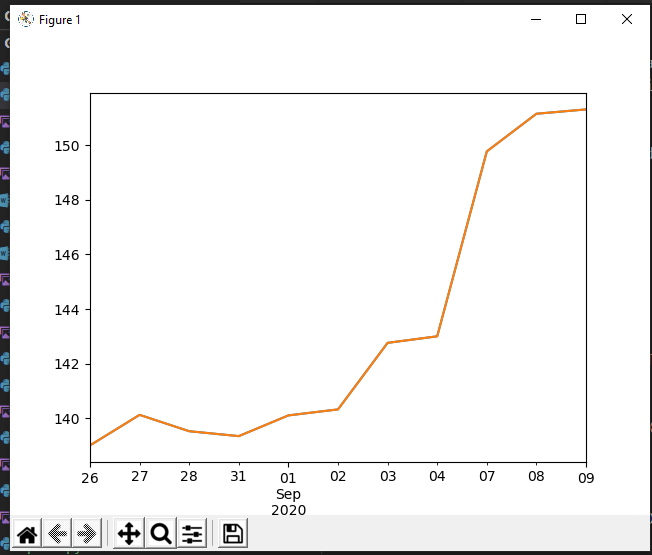

Write the Python code that produced this figure.
import pandas as pd
import matplotlib.animation as animation
pd.core.common.is_list_like = pd.api.types.is_list_like

import quandl
from datetime import datetime, timedelta
import matplotlib.pyplot as plt
fig = plt.figure()
ax = fig.add_subplot(1, 1, 1)

end = datetime.now()
start = end - timedelta(days=15)
def stock(i,start,end):

    quandl.ApiConfig.api_key = "yHmZ_VPcFNq8iyPkyf9w"
    

    mydata2 = quandl.get('FSE/VOW3_X', start_date = start, end_date = end)
    f = mydata2.reset_index()

    plt.figure(1)
    f = pd.Series(f.Close.values,f.Date)
    f.plot()
ani = animation.FuncAnimation(fig, stock, fargs=(start, end), interval=1000)
plt.show()
